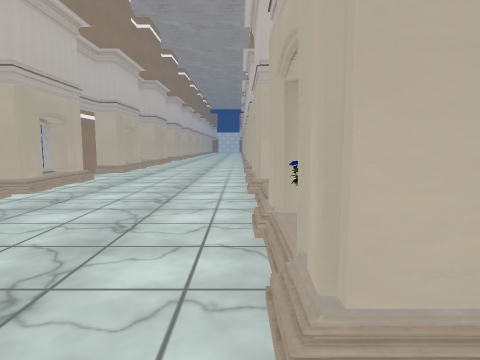
view 1 (above)

13 first-person views from a walk through a Unity game level. The camera is 1.3 m above the floor, tilts 6° down and sees 75° across. Doors are open. The floor is counted in squares, 2 m on a side. Each view is taken from the middle of a square. On the plan, view 1 faces up. The plan holds only what a view shows up to about 10 squares ahead; the rest is blank. The place goes on beyond the plan. The player character is not drawn. Some surface patterns are stand-ins.

view 2
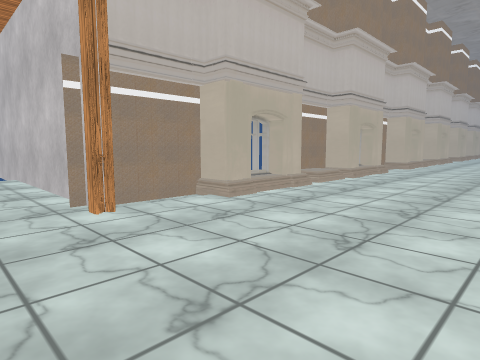

view 3
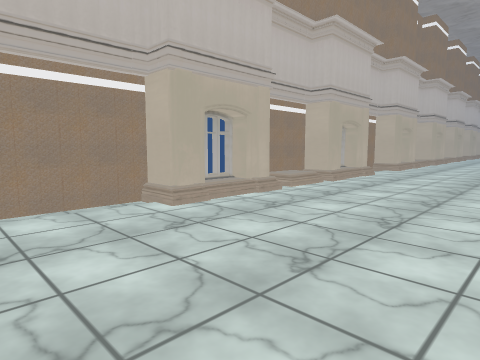

view 4
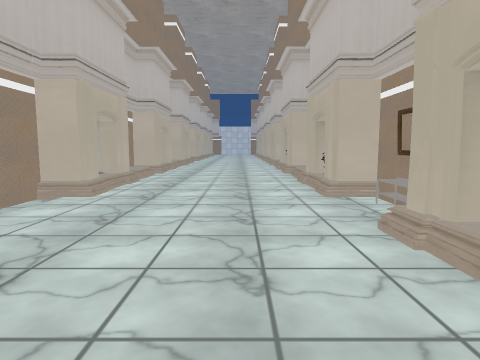

view 5
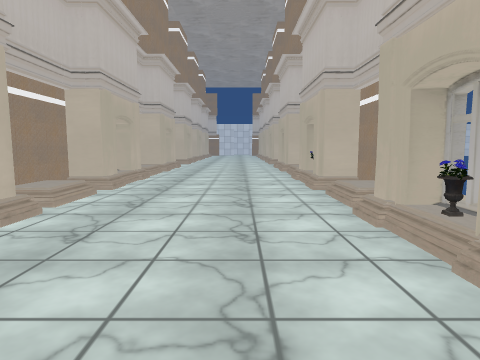

view 6
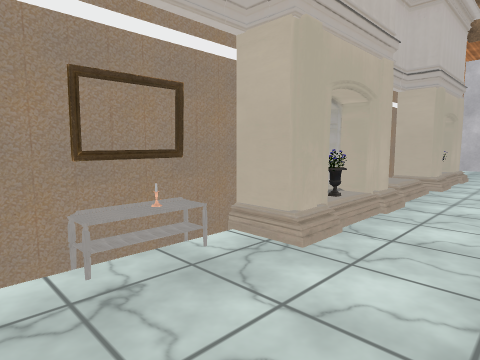

view 7
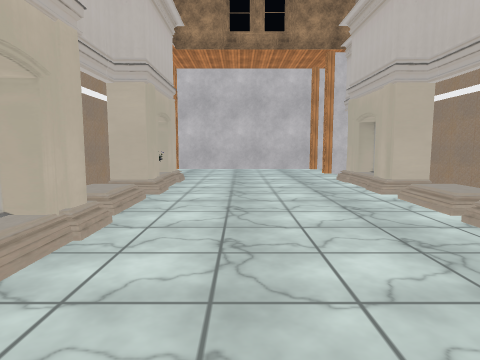

view 8
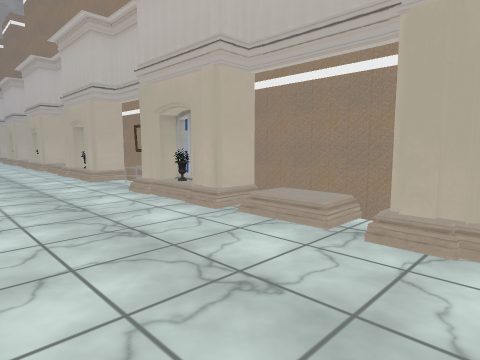

view 9
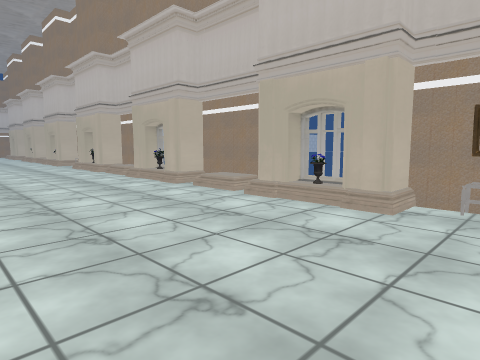

view 10
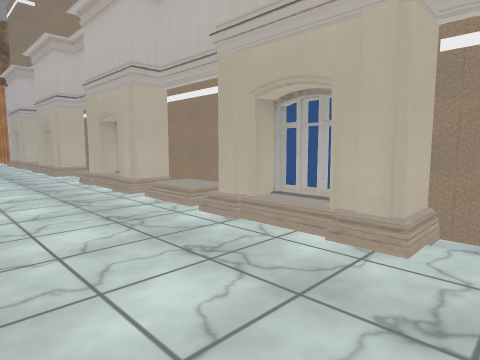

view 11
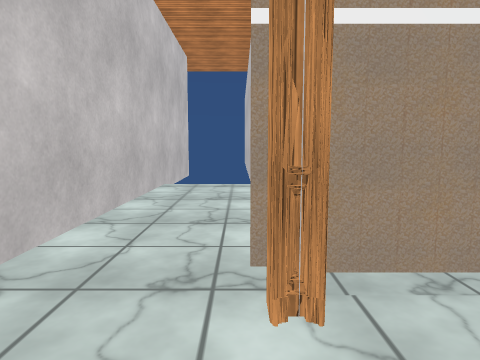

view 12
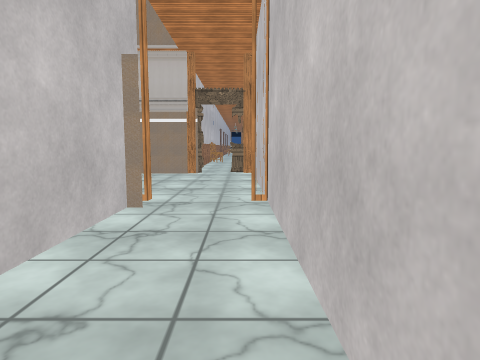

view 13
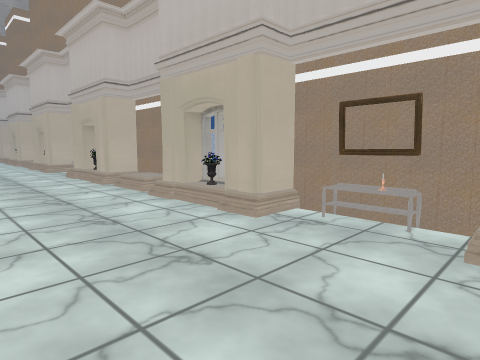

### Floor plan
Key: @ floor where view 1 was taken; # wall or solid block; x gap in a wall; . floor; / step, stairs or slope; D open door; T table; F flower; P planter; O other object.
Columns run from 7 left of view 1 to 1 right of it. Each row starts with its distance up from view 1.
 24     #...#
 23    ##...O
 22     ....#
 21     #...#
 20     #..Ox
 19    ##...#
 18    #/...#
 17    #/...#
 16    #/..Fx
 15    #/...#
 14    #....T
 13    ##..OO
 12    ##...O
 11    #....#
 10    #....#
  9    ##..OP
  8    ##...#
  7    #...T#
  6    ##...#
  5    ##..OP
  4    #....#
  3    ##...#
  2    ##..Ox
  1    ##...#
  0 ####...@#
 -1 ...#D...D
 -2 ....D...D
 -3 #########

Positions as (right, up) in squares from view 1, and headings:
1: (0, 0), facing up
2: (0, -2), facing up-left
3: (0, 6), facing up-left
4: (-1, 11), facing up
5: (-1, 14), facing up
6: (-1, 8), facing down-right
7: (-1, 7), facing down
8: (-2, 9), facing up-right
9: (-3, 14), facing up-right
10: (-1, 14), facing down-left
11: (-2, -1), facing left
12: (-7, -2), facing right
13: (-2, 6), facing up-right
